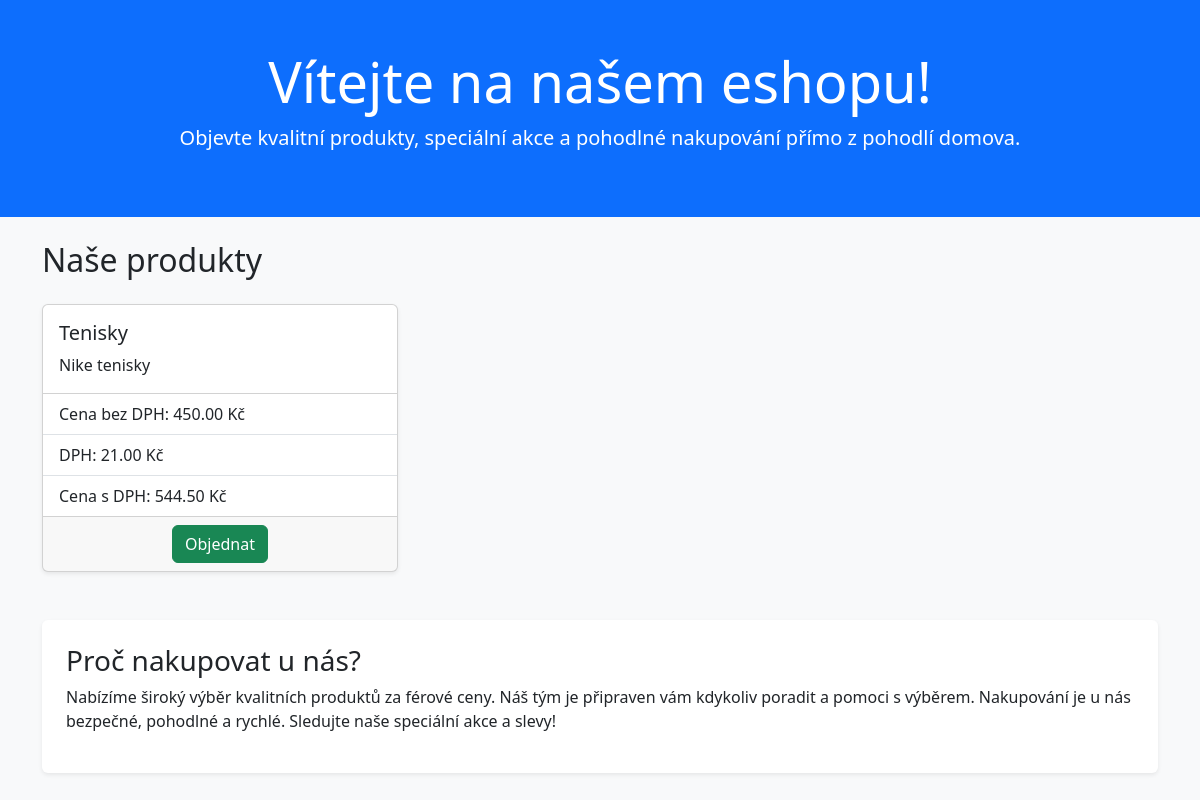
The app's page /, older data.
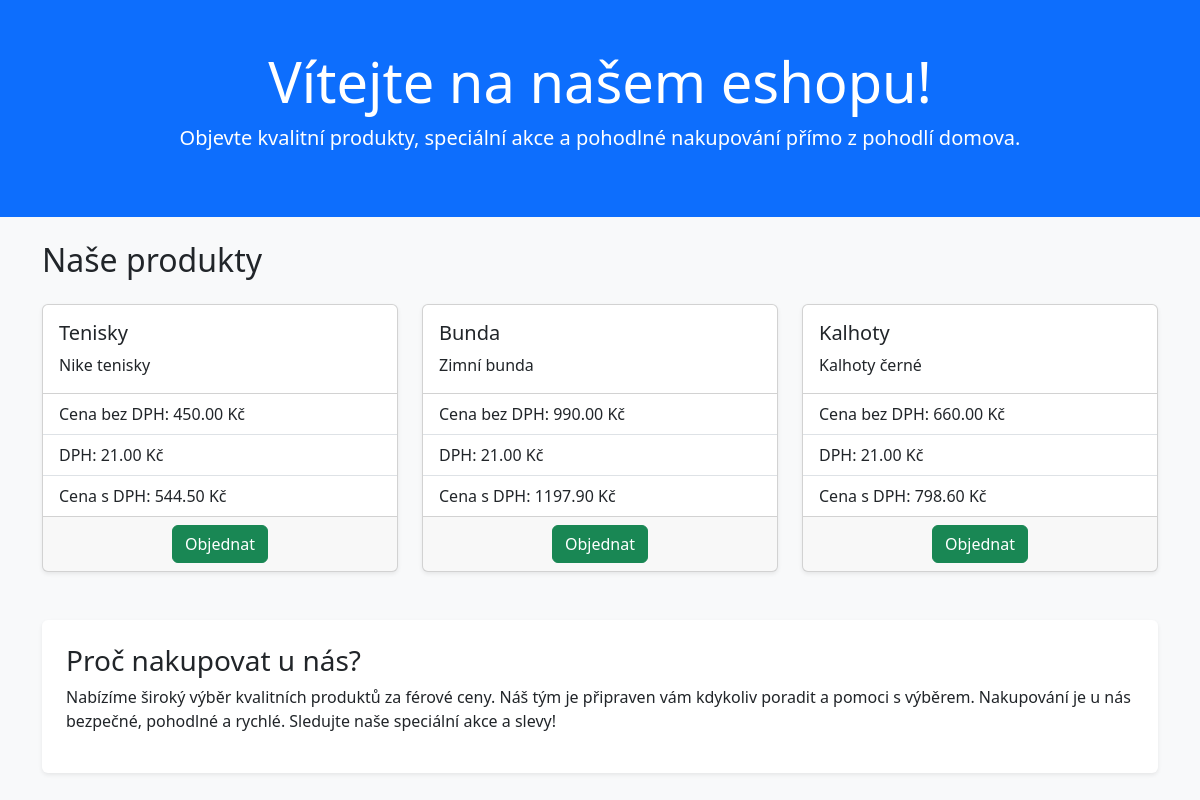
The same page, newer data.
### store/models.py (models this page shows, shortened)
class Product(models.Model):
    nazev_produktu = models.CharField(max_length=100)
    cena_bez_dph = models.DecimalField(max_digits=10, decimal_places=2)
    dph = models.DecimalField(max_digits=4, decimal_places=2, default=21.00)
    popis = models.TextField()
    @property
    def cena_z_dph(self):
        cena = self.cena_bez_dph * (Decimal('1') + Decimal(self.dph) / Decimal('100'))
        return cena.quantize(Decimal('0.01'), rounding=ROUND_HALF_UP)

### store/views.py (the view)
# urls.py: path('', views.index, name='index'),
def index(request):
    form = OrderForm()
    produkty = Product.objects.all()
    kurzy = get_cnb_rates()  # {'EUR': 24.12, 'USD': 22.45}
    context = {
        'form': form,
        'data': produkty,
        'kurzy': kurzy
    }
    return render(request, 'index.html', context)

### store/utils.py (called while the page is built, shortened)
def get_cnb_rates():
    url = "https://www.cnb.cz/cs/financni_trhy/devizovy_trh/kurzy_devizoveho_trhu/denni_kurz.xml"
    try:
        res = requests.get(url)
        res.raise_for_status()
    except requests.RequestException as e:
        print("Chyba při stahování kurzů CNB:", e)
        return {'EUR': 0, 'USD': 0}  # fallback

### store/templates/index.html (shortened to what this page needs)
{% load custom_filters %}
<!DOCTYPE html>
<html lang="cs">
<head>
    <link href="https://cdn.jsdelivr.net/npm/bootstrap@5.3.3/dist/css/bootstrap.min.css" rel="stylesheet">
</head>
<body class="bg-light">
<header class="bg-primary text-white text-center py-5 mb-4">
    <div class="container">
        <h1 class="display-4">Vítejte na našem eshopu!</h1>
        <p class="lead">Objevte kvalitní produkty, speciální akce a pohodlné nakupování přímo z pohodlí domova.</p>
    </div>
</header>
<div class="container">
    <h2 class="mb-4">Naše produkty</h2>
    <div class="row row-cols-1 row-cols-md-3 g-4">
        {% for product in data %}
        <div class="col">
            <div class="card h-100 shadow-sm">
                <div class="card-body">
                    <h5 class="card-title">{{ product.nazev_produktu }}</h5>
                    <p class="card-text">{{ product.popis }}</p>
                </div>
                <ul class="list-group list-group-flush">
                    <li class="list-group-item">Cena bez DPH: {{ product.cena_bez_dph }} Kč</li>
                    <li class="list-group-item">DPH: {{ product.dph }} Kč</li>
                    <li class="list-group-item">Cena s DPH: {{ product.cena_z_dph }} Kč</li>
                </ul>
                <div class="card-footer text-center">
                    <a href="{% url 'order_submit' %}" class="btn btn-success">Objednat</a>
                </div>
            </div>
        </div>
        {% endfor %}
    </div>
    <section class="mt-5 p-4 bg-white rounded shadow-sm">
        <h3>Proč nakupovat u nás?</h3>
        <p>
            Nabízíme široký výběr kvalitních produktů za férové ceny. Náš tým je připraven vám kdykoliv poradit a pomoci s výběrem.
            Nakupování je u nás bezpečné, pohodlné a rychlé. Sledujte naše speciální akce a slevy!
        </p>
    </section>
</div>
</body>
</html>

Row changes from the older to the newer data that the page shows:
added Product: nazev_produktu "Bunda", popis "Zimní bunda", cena_bez_dph "990.00", dph "21.00", cena_z_dph "1197.90"
added Product: nazev_produktu "Kalhoty", popis "Kalhoty černé", cena_bez_dph "660.00", dph "21.00", cena_z_dph "798.60"
